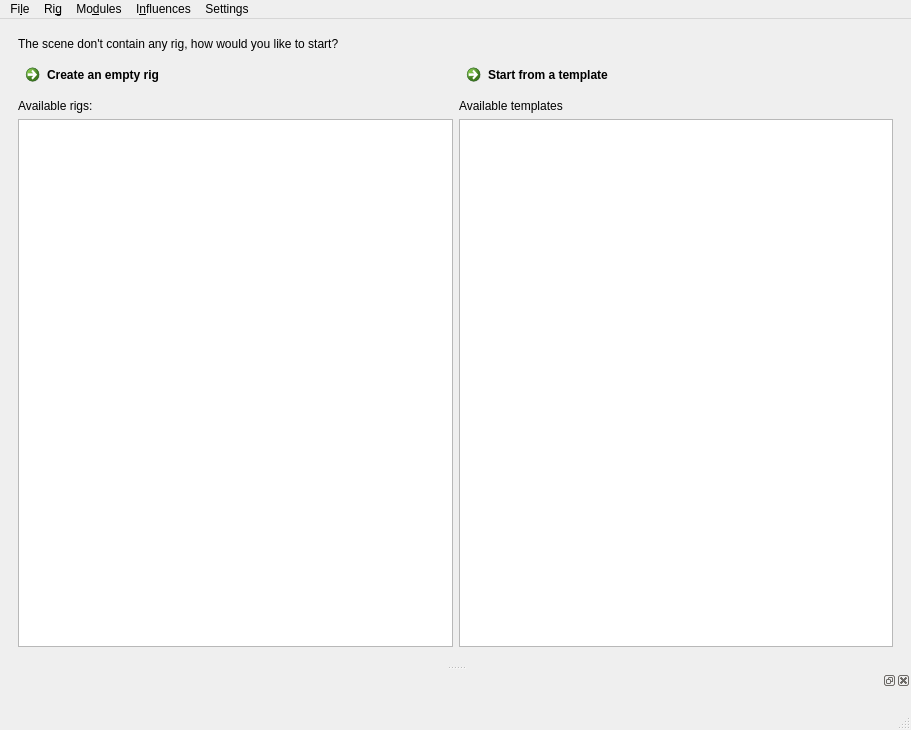
<?xml version="1.0" encoding="UTF-8"?>
<ui version="4.0">
 <class>OpenRiggingToolkit</class>
 <widget class="QMainWindow" name="OpenRiggingToolkit">
  <property name="geometry">
   <rect>
    <x>0</x>
    <y>0</y>
    <width>911</width>
    <height>730</height>
   </rect>
  </property>
  <property name="windowTitle">
   <string>Open Rigging Toolkit</string>
  </property>
  <widget class="QWidget" name="centralwidget">
   <layout class="QVBoxLayout" name="verticalLayout_5">
    <item>
     <widget class="QStackedWidget" name="stackedWidget">
      <widget class="QWidget" name="page_1">
       <layout class="QVBoxLayout" name="verticalLayout_9">
        <item>
         <widget class="QLabel" name="label_2">
          <property name="text">
           <string>The scene don't contain any rig, how would you like to start?</string>
          </property>
         </widget>
        </item>
        <item>
         <layout class="QHBoxLayout" name="horizontalLayout">
          <item>
           <layout class="QVBoxLayout" name="verticalLayout_6">
            <item>
             <widget class="QCommandLinkButton" name="btn_create_rig_default">
              <property name="text">
               <string>Create an empty rig</string>
              </property>
             </widget>
            </item>
            <item>
             <widget class="QLabel" name="label_3">
              <property name="text">
               <string>Available rigs:</string>
              </property>
             </widget>
            </item>
            <item>
             <widget class="QTableView" name="tableView_types_rig">
              <property name="selectionMode">
               <enum>QAbstractItemView::SingleSelection</enum>
              </property>
              <property name="selectionBehavior">
               <enum>QAbstractItemView::SelectRows</enum>
              </property>
              <attribute name="horizontalHeaderVisible">
               <bool>false</bool>
              </attribute>
              <attribute name="horizontalHeaderStretchLastSection">
               <bool>true</bool>
              </attribute>
              <attribute name="verticalHeaderVisible">
               <bool>false</bool>
              </attribute>
             </widget>
            </item>
           </layout>
          </item>
          <item>
           <layout class="QVBoxLayout" name="verticalLayout_8">
            <item>
             <widget class="QCommandLinkButton" name="btn_create_rig_template">
              <property name="text">
               <string>Start from a template</string>
              </property>
             </widget>
            </item>
            <item>
             <widget class="QLabel" name="label_4">
              <property name="text">
               <string>Available templates</string>
              </property>
             </widget>
            </item>
            <item>
             <widget class="QTableView" name="tableView_types_template">
              <property name="selectionMode">
               <enum>QAbstractItemView::SingleSelection</enum>
              </property>
              <property name="selectionBehavior">
               <enum>QAbstractItemView::SelectRows</enum>
              </property>
              <attribute name="horizontalHeaderVisible">
               <bool>false</bool>
              </attribute>
              <attribute name="horizontalHeaderStretchLastSection">
               <bool>true</bool>
              </attribute>
              <attribute name="verticalHeaderVisible">
               <bool>false</bool>
              </attribute>
             </widget>
            </item>
           </layout>
          </item>
         </layout>
        </item>
       </layout>
      </widget>
      <widget class="QWidget" name="page_2">
       <layout class="QVBoxLayout" name="verticalLayout_7">
        <item>
         <widget class="QSplitter" name="splitter">
          <property name="orientation">
           <enum>Qt::Horizontal</enum>
          </property>
          <widget class="QWidget" name="layoutWidget">
           <layout class="QVBoxLayout" name="verticalLayout">
            <item>
             <widget class="QLabel" name="label_modules">
              <property name="text">
               <string>Modules</string>
              </property>
             </widget>
            </item>
            <item>
             <widget class="WidgetListModules" name="widget_modules" native="true">
              <property name="sizePolicy">
               <sizepolicy hsizetype="Preferred" vsizetype="Expanding">
                <horstretch>0</horstretch>
                <verstretch>0</verstretch>
               </sizepolicy>
              </property>
             </widget>
            </item>
           </layout>
          </widget>
          <widget class="QWidget" name="layoutWidget_2">
           <layout class="QVBoxLayout" name="verticalLayout_2">
            <item>
             <widget class="QLabel" name="label_jnts">
              <property name="text">
               <string>Influences</string>
              </property>
             </widget>
            </item>
            <item>
             <widget class="WidgetListInfluences" name="widget_jnts" native="true">
              <property name="sizePolicy">
               <sizepolicy hsizetype="Preferred" vsizetype="Expanding">
                <horstretch>0</horstretch>
                <verstretch>0</verstretch>
               </sizepolicy>
              </property>
             </widget>
            </item>
           </layout>
          </widget>
          <widget class="QWidget" name="layoutWidget_3">
           <layout class="QVBoxLayout" name="verticalLayout_3">
            <item>
             <widget class="QLabel" name="label">
              <property name="text">
               <string>Meshes</string>
              </property>
             </widget>
            </item>
            <item>
             <widget class="WidgetListMeshes" name="widget_meshes" native="true">
              <property name="sizePolicy">
               <sizepolicy hsizetype="Preferred" vsizetype="Expanding">
                <horstretch>0</horstretch>
                <verstretch>0</verstretch>
               </sizepolicy>
              </property>
             </widget>
            </item>
           </layout>
          </widget>
         </widget>
        </item>
       </layout>
      </widget>
     </widget>
    </item>
   </layout>
  </widget>
  <widget class="QMenuBar" name="menubar">
   <property name="geometry">
    <rect>
     <x>0</x>
     <y>0</y>
     <width>911</width>
     <height>25</height>
    </rect>
   </property>
   <widget class="QMenu" name="menuFile">
    <property name="title">
     <string>Fi&amp;le</string>
    </property>
    <addaction name="actionImport"/>
    <addaction name="actionExport"/>
    <addaction name="separator"/>
    <addaction name="actionUpdate"/>
   </widget>
   <widget class="QMenu" name="menuRig">
    <property name="title">
     <string>Ri&amp;g</string>
    </property>
    <addaction name="actionBuildAll"/>
    <addaction name="actionUnbuildAll"/>
    <addaction name="actionRebuildAll"/>
   </widget>
   <widget class="QMenu" name="menuJoint">
    <property name="title">
     <string>Mo&amp;dules</string>
    </property>
    <addaction name="actionCreateModule"/>
    <addaction name="actionAddNodeToModule"/>
    <addaction name="actionRemoveNodeFromModule"/>
   </widget>
   <widget class="QMenu" name="menuInfluences">
    <property name="title">
     <string>I&amp;nfluences</string>
    </property>
    <addaction name="actionMirrorJntsLToR"/>
    <addaction name="actionMirrorJntsRToL"/>
    <addaction name="actionMirrorSelection"/>
   </widget>
   <widget class="QMenu" name="menuSettings">
    <property name="title">
     <string>Settings</string>
    </property>
    <addaction name="actionShowPreferences"/>
    <addaction name="actionShowPluginManager"/>
   </widget>
   <addaction name="menuFile"/>
   <addaction name="menuRig"/>
   <addaction name="menuJoint"/>
   <addaction name="menuInfluences"/>
   <addaction name="menuSettings"/>
  </widget>
  <widget class="QStatusBar" name="statusbar"/>
  <widget class="QDockWidget" name="dockWidget">
   <attribute name="dockWidgetArea">
    <number>8</number>
   </attribute>
   <widget class="QWidget" name="dockWidgetContents">
    <layout class="QVBoxLayout" name="verticalLayout_4">
     <item>
      <widget class="WidgetLogger" name="widget_logger" native="true">
       <property name="enabled">
        <bool>true</bool>
       </property>
       <property name="sizePolicy">
        <sizepolicy hsizetype="Expanding" vsizetype="Expanding">
         <horstretch>0</horstretch>
         <verstretch>0</verstretch>
        </sizepolicy>
       </property>
      </widget>
     </item>
    </layout>
   </widget>
  </widget>
  <action name="actionUpdate">
   <property name="text">
    <string>&amp;Update All</string>
   </property>
   <property name="toolTip">
    <string>Update</string>
   </property>
  </action>
  <action name="actionImport">
   <property name="text">
    <string>&amp;Import</string>
   </property>
  </action>
  <action name="actionExport">
   <property name="text">
    <string>&amp;Export</string>
   </property>
  </action>
  <action name="actionBuildAll">
   <property name="text">
    <string>&amp;Build All</string>
   </property>
  </action>
  <action name="actionUnbuildAll">
   <property name="text">
    <string>&amp;Unbuild All</string>
   </property>
  </action>
  <action name="actionRebuildAll">
   <property name="text">
    <string>&amp;Rebuild All</string>
   </property>
  </action>
  <action name="actionCreateModule">
   <property name="text">
    <string>&amp;Create Module</string>
   </property>
  </action>
  <action name="actionAddNodeToModule">
   <property name="text">
    <string>&amp;Add Selection</string>
   </property>
  </action>
  <action name="actionRemoveNodeFromModule">
   <property name="text">
    <string>&amp;Remove Selection</string>
   </property>
  </action>
  <action name="actionMirrorJntsLToR">
   <property name="text">
    <string>&amp;Mirror L -&gt; R</string>
   </property>
  </action>
  <action name="actionMirrorJntsRToL">
   <property name="text">
    <string>Mirror &amp;R -&gt; L</string>
   </property>
  </action>
  <action name="actionMirrorSelection">
   <property name="text">
    <string>Mirror &amp;using Selection</string>
   </property>
  </action>
  <action name="actionShowPluginManager">
   <property name="text">
    <string>Plugin &amp;Manager</string>
   </property>
  </action>
  <action name="actionShowPreferences">
   <property name="text">
    <string>&amp;Preferences</string>
   </property>
  </action>
 </widget>
 <customwidgets>
  <customwidget>
   <class>WidgetListModules</class>
   <extends>QWidget</extends>
   <header>..widget_list_modules.h</header>
   <container>1</container>
  </customwidget>
  <customwidget>
   <class>WidgetListInfluences</class>
   <extends>QWidget</extends>
   <header>..widget_list_influences.h</header>
   <container>1</container>
  </customwidget>
  <customwidget>
   <class>WidgetListMeshes</class>
   <extends>QWidget</extends>
   <header>..widget_list_meshes.h</header>
   <container>1</container>
  </customwidget>
  <customwidget>
   <class>WidgetLogger</class>
   <extends>QWidget</extends>
   <header>..widget_logger.h</header>
   <container>1</container>
  </customwidget>
 </customwidgets>
 <resources/>
 <connections/>
</ui>
